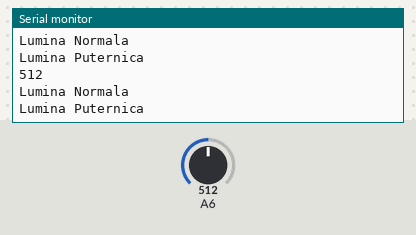
A sketch run on a simulated Arduino Nano, built with avr-gcc and run on an emulated ATmega328P. Shown: the last lines printed to the serial monitor. Inputs (shaded band) come from the test bench; at power-on: A6 = 512.

Above: at 1.8 s.
1.9 s: A6 set to 491
At 2.8 s:
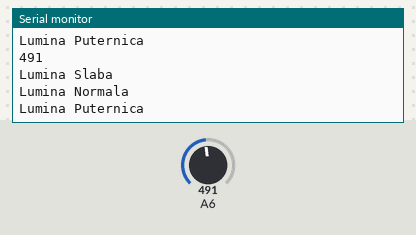
4.5 s: A6 set to 510
At 5.8 s:
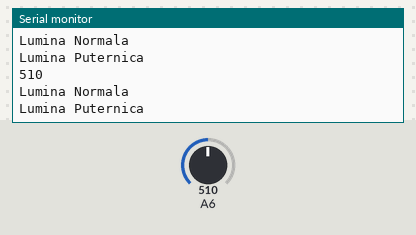
Timing chart, 0 to 7.5 s (numbered marks = the images above; inputs shaded):
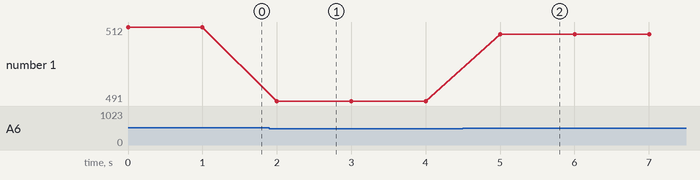

Measured:
- after the input at 1.9 s, the serial monitor: prints a new line after 0.10 s (image 1)
- after the input at 4.5 s, the serial monitor: prints a new line after 0.50 s (image 2)
- plotted number 1: 512 → 491 after the input at 1.9 s, 491 → 510 after the input at 4.5 s

The sketch:

sketch_may14a.ino
```cpp
void setup() {
  // put your setup code here, to run once:
 pinMode(A6, INPUT);
 Serial.begin(9600);
}

void loop() {
  // put your main code here, to run repeatedly:
 int x;
 x = analogRead(A6);
 Serial.println(x);
if(x<500){
Serial.println("Lumina Slaba");
}
if(501<x<900){
  Serial.println("Lumina Normala");
}
if(x<900){
  Serial.println("Lumina Puternica");
}
delay(1000);
}
```
